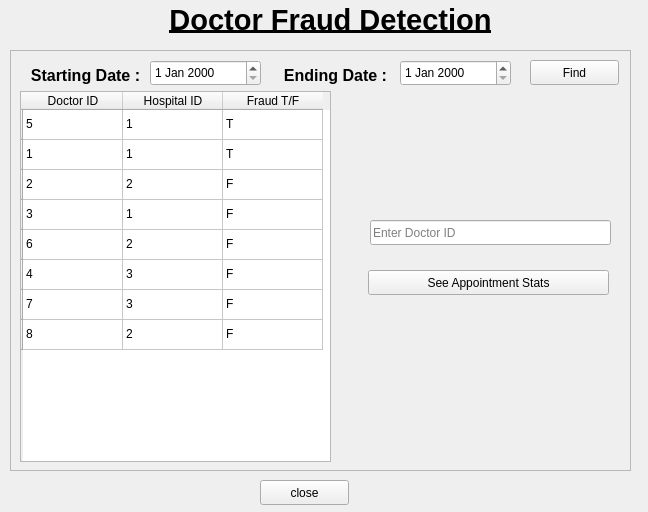
<?xml version="1.0" encoding="UTF-8"?>
<ui version="4.0">
 <class>DoctorFraud</class>
 <widget class="QWidget" name="DoctorFraud">
  <property name="geometry">
   <rect>
    <x>0</x>
    <y>0</y>
    <width>648</width>
    <height>512</height>
   </rect>
  </property>
  <property name="windowTitle">
   <string>bloodFraud</string>
  </property>
  <widget class="QFrame" name="frame">
   <property name="geometry">
    <rect>
     <x>10</x>
     <y>50</y>
     <width>621</width>
     <height>421</height>
    </rect>
   </property>
   <property name="frameShape">
    <enum>QFrame::StyledPanel</enum>
   </property>
   <property name="frameShadow">
    <enum>QFrame::Raised</enum>
   </property>
   <widget class="QTableWidget" name="tableWidget">
    <property name="geometry">
     <rect>
      <x>10</x>
      <y>41</y>
      <width>311</width>
      <height>371</height>
     </rect>
    </property>
    <row>
     <property name="text">
      <string/>
     </property>
    </row>
    <row>
     <property name="text">
      <string/>
     </property>
    </row>
    <row>
     <property name="text">
      <string/>
     </property>
    </row>
    <row>
     <property name="text">
      <string/>
     </property>
    </row>
    <row>
     <property name="text">
      <string/>
     </property>
    </row>
    <row>
     <property name="text">
      <string/>
     </property>
    </row>
    <row>
     <property name="text">
      <string/>
     </property>
    </row>
    <row>
     <property name="text">
      <string/>
     </property>
    </row>
    <column>
     <property name="text">
      <string>Doctor ID</string>
     </property>
    </column>
    <column>
     <property name="text">
      <string>Hospital ID</string>
     </property>
    </column>
    <column>
     <property name="text">
      <string>Fraud T/F</string>
     </property>
    </column>
    <item row="0" column="0">
     <property name="text">
      <string>5</string>
     </property>
    </item>
    <item row="0" column="1">
     <property name="text">
      <string>1</string>
     </property>
    </item>
    <item row="0" column="2">
     <property name="text">
      <string>T</string>
     </property>
    </item>
    <item row="1" column="0">
     <property name="text">
      <string>1</string>
     </property>
    </item>
    <item row="1" column="1">
     <property name="text">
      <string>1</string>
     </property>
    </item>
    <item row="1" column="2">
     <property name="text">
      <string>T</string>
     </property>
    </item>
    <item row="2" column="0">
     <property name="text">
      <string>2</string>
     </property>
    </item>
    <item row="2" column="1">
     <property name="text">
      <string>2</string>
     </property>
    </item>
    <item row="2" column="2">
     <property name="text">
      <string>F</string>
     </property>
    </item>
    <item row="3" column="0">
     <property name="text">
      <string>3</string>
     </property>
    </item>
    <item row="3" column="1">
     <property name="text">
      <string>1</string>
     </property>
    </item>
    <item row="3" column="2">
     <property name="text">
      <string>F</string>
     </property>
    </item>
    <item row="4" column="0">
     <property name="text">
      <string>6</string>
     </property>
    </item>
    <item row="4" column="1">
     <property name="text">
      <string>2</string>
     </property>
    </item>
    <item row="4" column="2">
     <property name="text">
      <string>F</string>
     </property>
    </item>
    <item row="5" column="0">
     <property name="text">
      <string>4</string>
     </property>
    </item>
    <item row="5" column="1">
     <property name="text">
      <string>3</string>
     </property>
    </item>
    <item row="5" column="2">
     <property name="text">
      <string>F</string>
     </property>
    </item>
    <item row="6" column="0">
     <property name="text">
      <string>7</string>
     </property>
    </item>
    <item row="6" column="1">
     <property name="text">
      <string>3</string>
     </property>
    </item>
    <item row="6" column="2">
     <property name="text">
      <string>F</string>
     </property>
    </item>
    <item row="7" column="0">
     <property name="text">
      <string>8</string>
     </property>
    </item>
    <item row="7" column="1">
     <property name="text">
      <string>2</string>
     </property>
    </item>
    <item row="7" column="2">
     <property name="text">
      <string>F</string>
     </property>
    </item>
   </widget>
   <widget class="QDateEdit" name="startingDate">
    <property name="geometry">
     <rect>
      <x>140</x>
      <y>10</y>
      <width>111</width>
      <height>26</height>
     </rect>
    </property>
   </widget>
   <widget class="QLabel" name="titleLabel_2">
    <property name="geometry">
     <rect>
      <x>10</x>
      <y>10</y>
      <width>131</width>
      <height>31</height>
     </rect>
    </property>
    <property name="styleSheet">
     <string notr="true">font-size:14pt;
font-weight: bold;</string>
    </property>
    <property name="text">
     <string>&lt;html&gt;&lt;head/&gt;&lt;body&gt;&lt;p align=&quot;center&quot;&gt;&lt;span style=&quot; font-size:12pt;&quot;&gt;Starting Date :&lt;/span&gt;&lt;/p&gt;&lt;/body&gt;&lt;/html&gt;</string>
    </property>
   </widget>
   <widget class="QLabel" name="titleLabel_3">
    <property name="geometry">
     <rect>
      <x>260</x>
      <y>10</y>
      <width>131</width>
      <height>31</height>
     </rect>
    </property>
    <property name="styleSheet">
     <string notr="true">font-size:14pt;
font-weight: bold;</string>
    </property>
    <property name="text">
     <string>&lt;html&gt;&lt;head/&gt;&lt;body&gt;&lt;p align=&quot;center&quot;&gt;&lt;span style=&quot; font-size:12pt;&quot;&gt;Ending Date :&lt;/span&gt;&lt;/p&gt;&lt;/body&gt;&lt;/html&gt;</string>
    </property>
   </widget>
   <widget class="QDateEdit" name="EndingDate">
    <property name="geometry">
     <rect>
      <x>390</x>
      <y>10</y>
      <width>111</width>
      <height>26</height>
     </rect>
    </property>
   </widget>
   <widget class="QPushButton" name="findButton">
    <property name="geometry">
     <rect>
      <x>520</x>
      <y>10</y>
      <width>89</width>
      <height>25</height>
     </rect>
    </property>
    <property name="text">
     <string>Find</string>
    </property>
   </widget>
   <widget class="QLineEdit" name="lineEdit">
    <property name="geometry">
     <rect>
      <x>360</x>
      <y>170</y>
      <width>241</width>
      <height>25</height>
     </rect>
    </property>
    <property name="placeholderText">
     <string>Enter Doctor ID</string>
    </property>
   </widget>
   <widget class="QPushButton" name="pushButton">
    <property name="geometry">
     <rect>
      <x>358</x>
      <y>220</y>
      <width>241</width>
      <height>25</height>
     </rect>
    </property>
    <property name="text">
     <string>See Appointment Stats</string>
    </property>
   </widget>
  </widget>
  <widget class="QPushButton" name="okbutton">
   <property name="geometry">
    <rect>
     <x>260</x>
     <y>480</y>
     <width>89</width>
     <height>25</height>
    </rect>
   </property>
   <property name="text">
    <string>close</string>
   </property>
  </widget>
  <widget class="QLabel" name="titleLabel">
   <property name="geometry">
    <rect>
     <x>50</x>
     <y>0</y>
     <width>561</width>
     <height>41</height>
    </rect>
   </property>
   <property name="styleSheet">
    <string notr="true">font-size:14pt;
font-weight: bold;</string>
   </property>
   <property name="text">
    <string>&lt;html&gt;&lt;head/&gt;&lt;body&gt;&lt;p align=&quot;center&quot;&gt;&lt;span style=&quot; font-size:22pt; text-decoration: underline;&quot;&gt;Doctor Fraud Detection&lt;/span&gt;&lt;/p&gt;&lt;/body&gt;&lt;/html&gt;</string>
   </property>
  </widget>
 </widget>
 <resources/>
 <connections/>
</ui>
